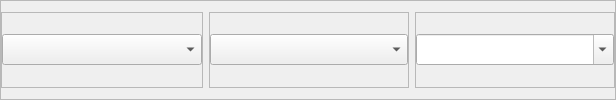
                              <widget class="QFrame" name="frame_13">
                               <property name="frameShape">
                                <enum>QFrame::StyledPanel</enum>
                               </property>
                               <property name="frameShadow">
                                <enum>QFrame::Raised</enum>
                               </property>
                               <layout class="QHBoxLayout" name="horizontalLayout_25">
                                <property name="leftMargin">
                                 <number>0</number>
                                </property>
                                <property name="rightMargin">
                                 <number>0</number>
                                </property>
                                <item>
                                 <widget class="QFrame" name="frame_21">
                                  <property name="minimumSize">
                                   <size>
                                    <width>200</width>
                                    <height>0</height>
                                   </size>
                                  </property>
                                  <property name="frameShape">
                                   <enum>QFrame::StyledPanel</enum>
                                  </property>
                                  <property name="frameShadow">
                                   <enum>QFrame::Raised</enum>
                                  </property>
                                  <layout class="QVBoxLayout" name="verticalLayout_28">
                                   <property name="leftMargin">
                                    <number>0</number>
                                   </property>
                                   <property name="rightMargin">
                                    <number>0</number>
                                   </property>
                                   <item>
                                    <widget class="QComboBox" name="annee_academique_id">
                                     <property name="minimumSize">
                                      <size>
                                       <width>0</width>
                                       <height>25</height>
                                      </size>
                                     </property>
                                     <property name="font">
                                      <font>
                                       <pointsize>14</pointsize>
                                      </font>
                                     </property>
                                     <property name="cursor">
                                      <cursorShape>PointingHandCursor</cursorShape>
                                     </property>
                                     <property name="placeholderText">
                                      <string>Année Académique</string>
                                     </property>
                                    </widget>
                                   </item>
                                  </layout>
                                 </widget>
                                </item>
                                <item>
                                 <widget class="QFrame" name="frame_22">
                                  <property name="minimumSize">
                                   <size>
                                    <width>200</width>
                                    <height>0</height>
                                   </size>
                                  </property>
                                  <property name="frameShape">
                                   <enum>QFrame::StyledPanel</enum>
                                  </property>
                                  <property name="frameShadow">
                                   <enum>QFrame::Raised</enum>
                                  </property>
                                  <layout class="QVBoxLayout" name="verticalLayout_27">
                                   <property name="leftMargin">
                                    <number>0</number>
                                   </property>
                                   <property name="rightMargin">
                                    <number>0</number>
                                   </property>
                                   <item>
                                    <widget class="QComboBox" name="classe_actuelle_id">
                                     <property name="minimumSize">
                                      <size>
                                       <width>0</width>
                                       <height>25</height>
                                      </size>
                                     </property>
                                     <property name="font">
                                      <font>
                                       <pointsize>14</pointsize>
                                      </font>
                                     </property>
                                     <property name="cursor">
                                      <cursorShape>PointingHandCursor</cursorShape>
                                     </property>
                                     <property name="placeholderText">
                                      <string>Classe</string>
                                     </property>
                                    </widget>
                                   </item>
                                  </layout>
                                 </widget>
                                </item>
                                <item>
                                 <widget class="QFrame" name="frame_23">
                                  <property name="minimumSize">
                                   <size>
                                    <width>200</width>
                                    <height>25</height>
                                   </size>
                                  </property>
                                  <property name="frameShape">
                                   <enum>QFrame::StyledPanel</enum>
                                  </property>
                                  <property name="frameShadow">
                                   <enum>QFrame::Raised</enum>
                                  </property>
                                  <layout class="QVBoxLayout" name="verticalLayout_25">
                                   <property name="leftMargin">
                                    <number>0</number>
                                   </property>
                                   <property name="rightMargin">
                                    <number>0</number>
                                   </property>
                                   <item>
                                    <widget class="QComboBox" name="faculte_id">
                                     <property name="minimumSize">
                                      <size>
                                       <width>0</width>
                                       <height>25</height>
                                      </size>
                                     </property>
                                     <property name="font">
                                      <font>
                                       <pointsize>14</pointsize>
                                      </font>
                                     </property>
                                     <property name="editable">
                                      <bool>true</bool>
                                     </property>
                                     <property name="placeholderText">
                                      <string>Faculte</string>
                                     </property>
                                    </widget>
                                   </item>
                                  </layout>
                                 </widget>
                                </item>
                               </layout>
                              </widget>
